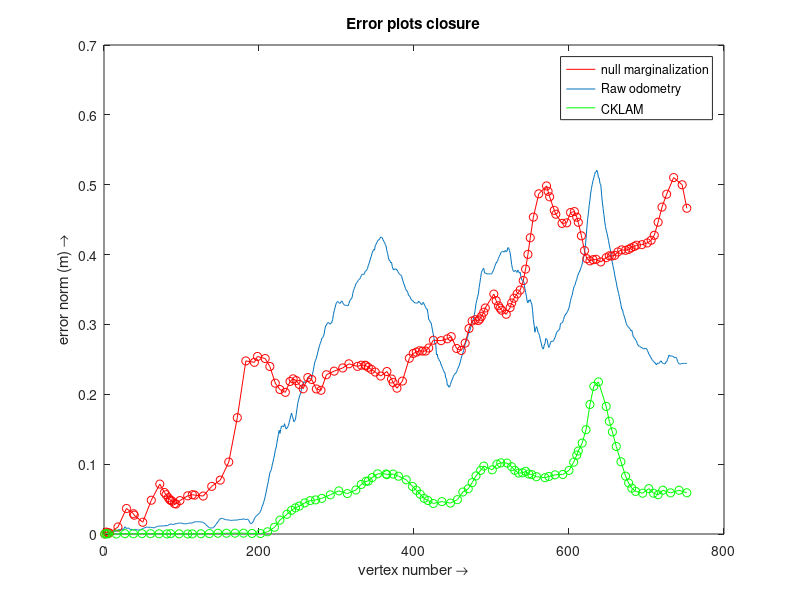

Here is the MATLAB script that generated this plot:
clc
clear all
close all

% Full map raw odometry vs optvi
optivi_nolc_fullmap = fopen('MH_02/vertices_optvi.csv');
textscan(optivi_nolc_fullmap,'%s', 8, 'Delimiter',',');
optvi_fullmap_vertices = textscan(optivi_nolc_fullmap,...
    '%f %f %f %f %f %f %f %s', 'Delimiter',',');
fclose(optivi_nolc_fullmap);

raw_fullmap = fopen('MH_02/vertices_raw_odometry.csv');
textscan(raw_fullmap,'%s', 8, 'Delimiter',',');
raw_vertices = textscan(raw_fullmap,'%f %f %f %f %f %f %f %s', ...
    'Delimiter',',');
fclose(raw_fullmap);

error_raw_optvi_full = zeros(size(optvi_fullmap_vertices{1}, 1), 3);

for i=1:3
    error_raw_optvi_full(:, i) = ...
        (optvi_fullmap_vertices{i} - raw_vertices{i}).^2;
end
norm_err_raw_optvi_full = sqrt(sum(error_raw_optvi_full, 2));

h1 = plot(norm_err_raw_optvi_full);
hold on
title('Error plots closure');
xlabel('vertex number \rightarrow');
ylabel('error norm (m) \rightarrow');

% kfh-optvi null marginalization
null_marginalized_map = fopen('MH_02/vertices_kfh_optvi.csv');
textscan(null_marginalized_map,'%s', 8, 'Delimiter',',');
null_marginalized_vertices = textscan(null_marginalized_map,...
    '%f %f %f %f %f %f %f %s', 'Delimiter',',');
fclose(null_marginalized_map);

error_optvi_full_null_marginalized = ...
    zeros(size(null_marginalized_vertices{1}, 1), 3);
keyframe_indices = zeros(size(null_marginalized_vertices{1}, 1), 1);

for i=1:3
    for j=1:size(null_marginalized_vertices{1})
        keyframe_indices(j) = find(not(cellfun('isempty', ...
            strfind(optvi_fullmap_vertices{8}, ...
            null_marginalized_vertices{8}{j}))));
        error_optvi_full_null_marginalized(j, i) = ...
            (null_marginalized_vertices{i}(j) - ...
            optvi_fullmap_vertices{i}(keyframe_indices(j)));
    end
end

norm_error_optvi_full_null_marginalized = ...
    sqrt(sum(error_optvi_full_null_marginalized.^2, 2));
h2 = plot(keyframe_indices, norm_error_optvi_full_null_marginalized, 'r');
plot(keyframe_indices, norm_error_optvi_full_null_marginalized, 'ro');
% kfh-CKLAM marginalization
% CKLAM_marginalized_map = fopen('data/raw_map_cklam_vertices.csv');
CKLAM_marginalized_map = fopen('MH_02/vertices_cklam.csv');
textscan(CKLAM_marginalized_map,'%s', 8, 'Delimiter',',');
CKLAM_marginalized_vertices = textscan(CKLAM_marginalized_map,...
    '%f %f %f %f %f %f %f %s', 'Delimiter',',');
fclose(CKLAM_marginalized_map);

error_optvi_full_CKLAM_marginalized = ...
    zeros(size(CKLAM_marginalized_vertices{1}, 1), 3);
keyframe_indices = zeros(size(CKLAM_marginalized_vertices{1}, 1), 1);

for i=1:3
    for j=1:size(CKLAM_marginalized_vertices{1})
        keyframe_indices(j) = find(not(cellfun('isempty', ...
            strfind(optvi_fullmap_vertices{8}, ...
            CKLAM_marginalized_vertices{8}{j}))));
        error_optvi_full_CKLAM_marginalized(j, i) = ...
            (CKLAM_marginalized_vertices{i}(j) - ...
            optvi_fullmap_vertices{i}(keyframe_indices(j))).^2;
    end
end

norm_error_optvi_full_CKLAM_marginalized = ...
    sqrt(sum(error_optvi_full_CKLAM_marginalized.^2, 2));
h3 = plot(keyframe_indices, norm_error_optvi_full_CKLAM_marginalized, 'g');
plot(keyframe_indices, norm_error_optvi_full_CKLAM_marginalized, 'go');

% % kfh-RCKLAM marginalization
% RCKLAM_marginalized_map = fopen('data/vertices_rcklam_raw_map.csv');
% textscan(RCKLAM_marginalized_map,'%s', 8, 'Delimiter',',');
% RCKLAM_marginalized_vertices = textscan(RCKLAM_marginalized_map,...
%     '%f %f %f %f %f %f %f %s', 'Delimiter',',');
% fclose(RCKLAM_marginalized_map);
% 
% error_optvi_full_RCKLAM_marginalized = ...
%     zeros(size(RCKLAM_marginalized_vertices{1}, 1), 3);
% keyframe_indices = zeros(size(RCKLAM_marginalized_vertices{1}, 1), 1);
% 
% for i=1:3
%     for j=1:size(RCKLAM_marginalized_vertices{1})
%         keyframe_indices(j) = find(not(cellfun('isempty', ...
%             strfind(raw_vertices{8}, ...
%             RCKLAM_marginalized_vertices{8}{j}))));
%         error_optvi_full_RCKLAM_marginalized(j, i) = ...
%             (RCKLAM_marginalized_vertices{i}(j) - ...
%             raw_vertices{i}(keyframe_indices(j))).^2;
%     end
% end
% 
% norm_error_optvi_full_RCKLAM_marginalized = ...
%     sqrt(sum(error_optvi_full_RCKLAM_marginalized.^2, 2));
% h4 = plot(keyframe_indices, norm_error_optvi_full_RCKLAM_marginalized, 'k');
% plot(keyframe_indices, norm_error_optvi_full_RCKLAM_marginalized, 'ko');

% legend([h2, h1, h3, h4], 'null marginalization', ...
%     'Raw odometry', 'CKLAM', 'RCKLAM')

legend([h2, h1, h3], 'null marginalization', ...
    'Raw odometry', 'CKLAM')






